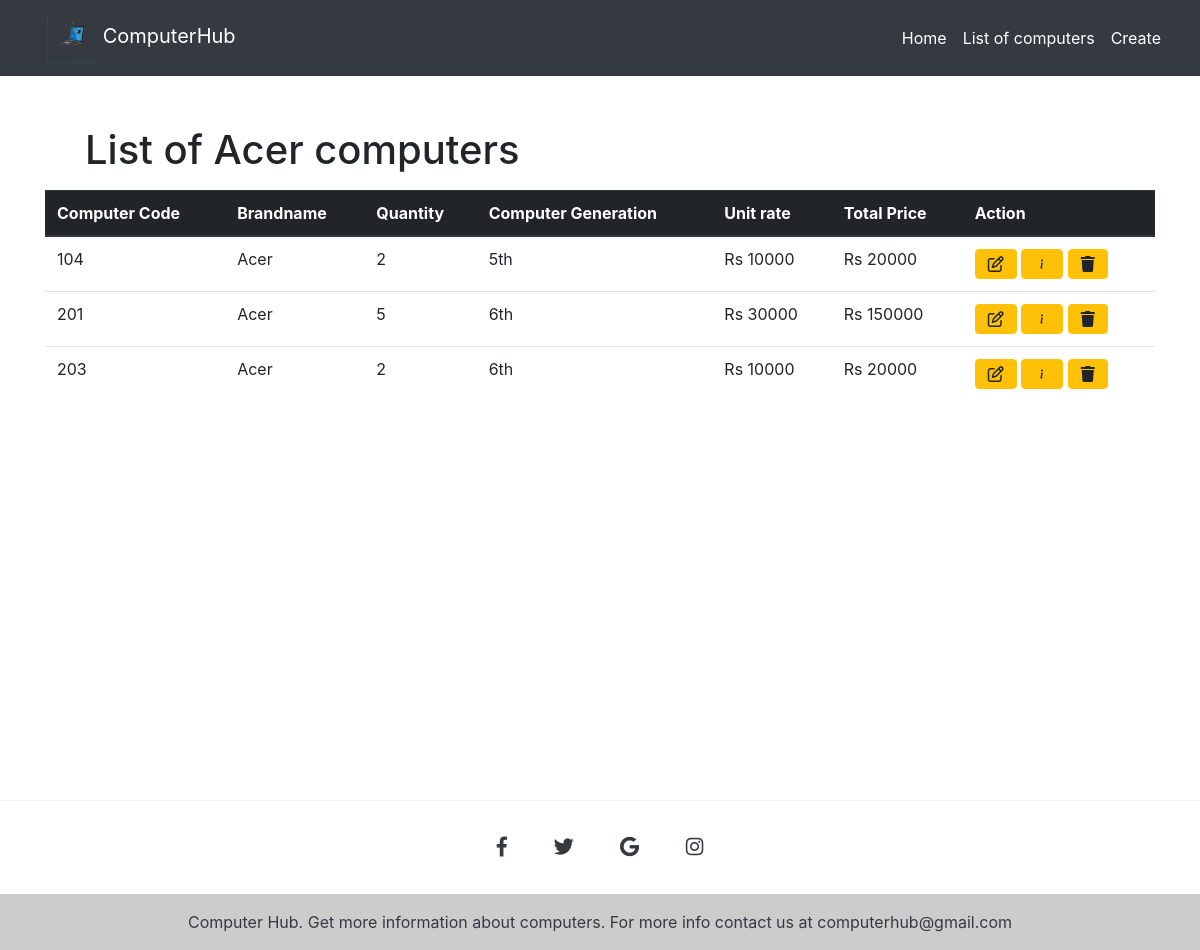
Before: /logodetail/Acer with the older database file.
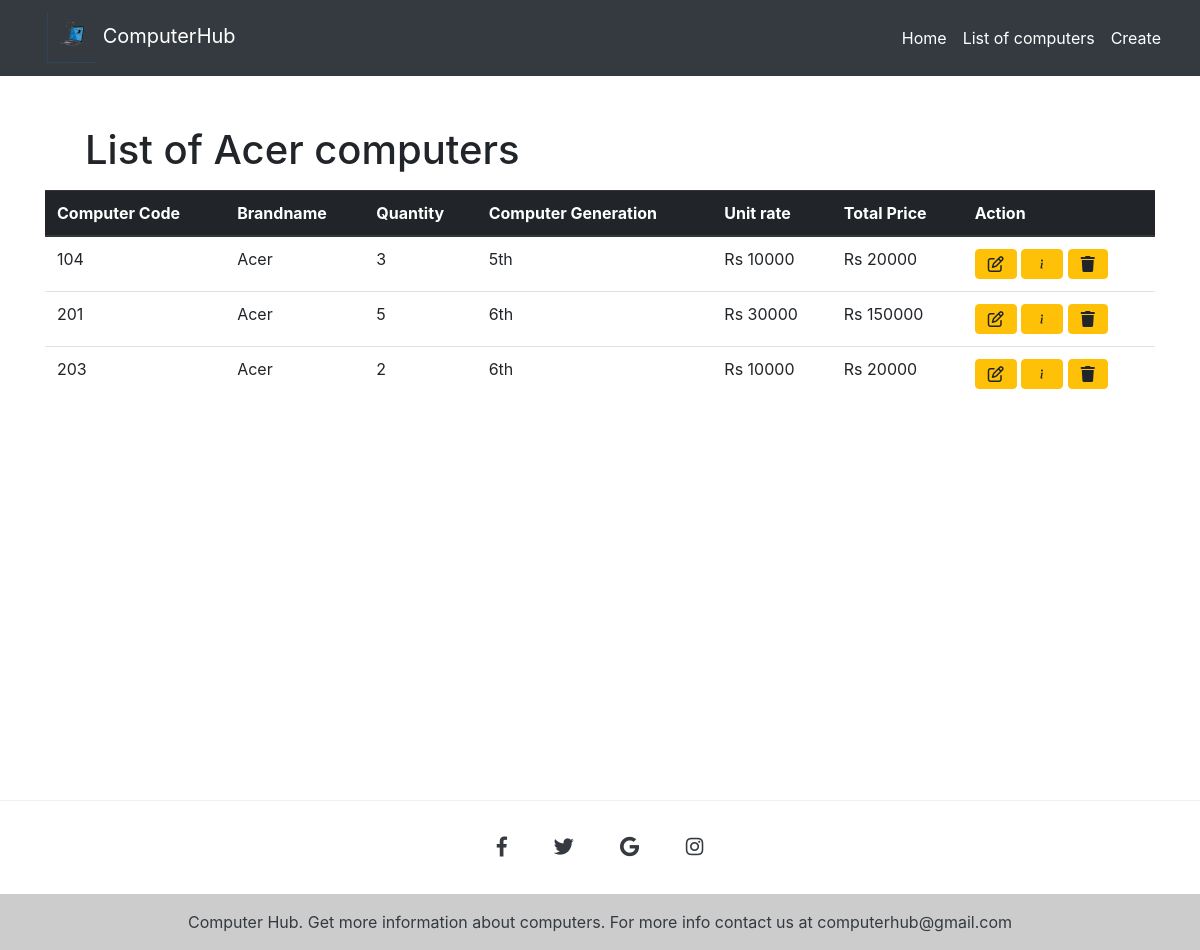
After: the same page with the newer database file.
### computer/models.py (models this page shows, shortened)
class Computer(models.Model):
    computercode=models.IntegerField(unique=True)
    brandname = models.CharField(max_length=50, null=True, blank=True)
    quantity = models.IntegerField()
    computer=models.ForeignKey(ComputerSpecification,on_delete=models.CASCADE)
    unitrate = models.IntegerField()
    totalprice = models.IntegerField()

class ComputerSpecification(models.Model):
    generation = models.CharField(max_length=50)
    price_min = models.IntegerField(default=0)
    price_max = models.IntegerField(default=0)
    ram = models.IntegerField(default=0)
    brandname = models.ForeignKey(ComputerBrands, on_delete=models.CASCADE)

### computer/views.py (the view)
# urls.py: path('logodetail/<str:brandname>',LogoDetailView.as_view(),name='logodetail'),
class LogoDetailView(ListView):
    model=Computer
    template_name = "logodetail.html"
    def get_context_data(self):
        val = self.kwargs.get("brandname")
        brand = Computer.objects.filter(brandname__icontains=val)
        context={'brand':brand,
                'val':val
        }
        return context

### computer/templates/logodetail.html (shortened to what this page needs)
{% extends "base.html" %}
{% block content %}
<body style=" position: relative;
min-height: 100vh;">
    <div class="container">
        <div class="breadcrumb1">
            <ul style="margin-top: 50px;">
                 <h1>List of {{val}} computers</h1>
            </ul>
        </div>
        <table class="table table-hover text-start fadeInDown">
            <thead class="thead-dark">
                <tr>
                    <th scope="col">Computer Code</th>
                    <th scope="col">Brandname</th>
                    <th scope="col">Quantity</th>
                    <th scope="col">Computer Generation</th>
                    <th scope="col">Unit rate</th>
                    <th scope="col">Total Price</th>
                    <th scope="col">Action</th>
                </tr>
            </thead>
            <tbody>
                {% for b in brand %}
                <tr>
                    <td>{{ b.computercode }}</td>
                    <td>{{ b.brandname }}</td>
                    <td>{{ b.quantity }}</td>
                    <td>{{ b.computer.generation }}</td>
                    <td>Rs {{ b.unitrate }}</td>
                    <td>Rs {{ b.totalprice }}</td>
                    <td>
                        <a class="btn btn-warning" href="{% url 'update' b.id %}"><i class="fa fa-pencil-square-o"
                                aria-hidden="true"></i>
                        </a>
                        <a class="btn btn-warning" href="{% url 'individualdetail' b.id %}">
                        </a>
                        <a class="btn btn-warning" href="{% url 'delete' b.id %}">
                            <i class="fas fa-trash"></i>
                        </a>
                    </td>
                </tr>
                {% endfor %}
             </tbody>
        </table>
    </div>
</body>
{% endblock %}

Changed rows visible on the page:
changed Computer "5th": quantity "2" → "3"
